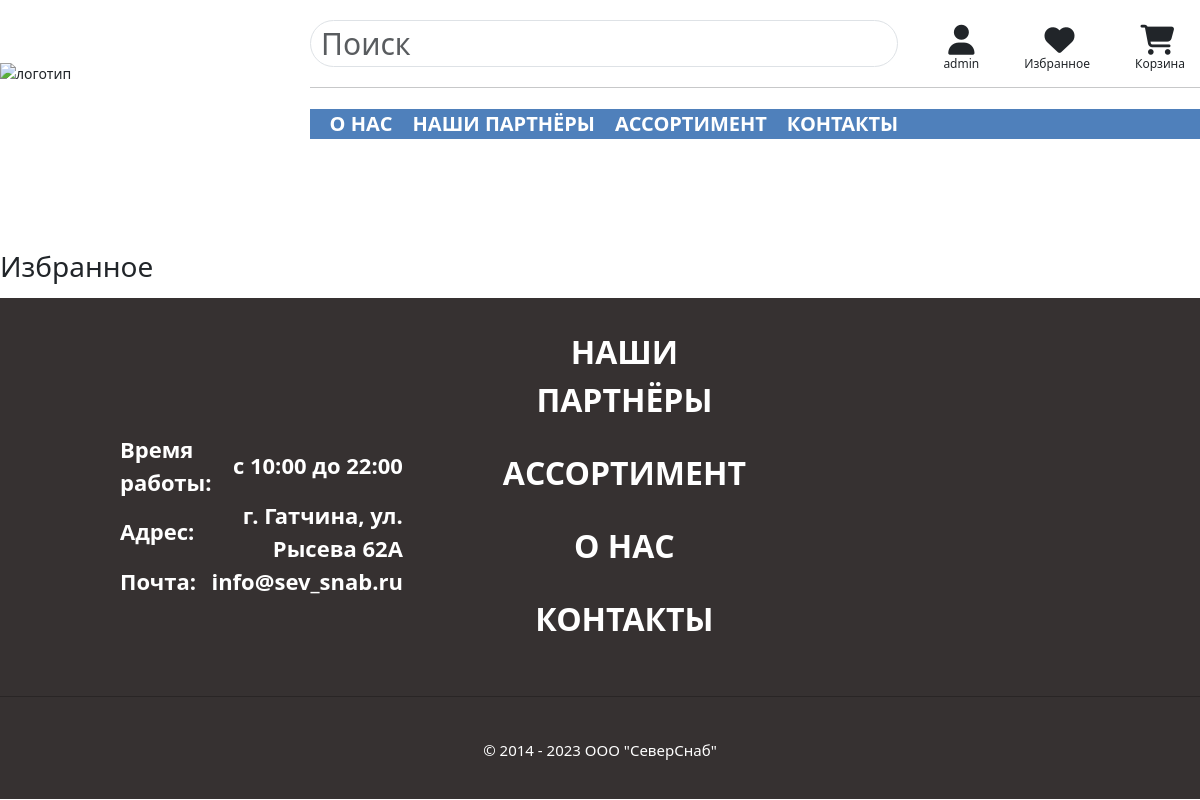
The app's page /account/favorite_list (signed in), older data.
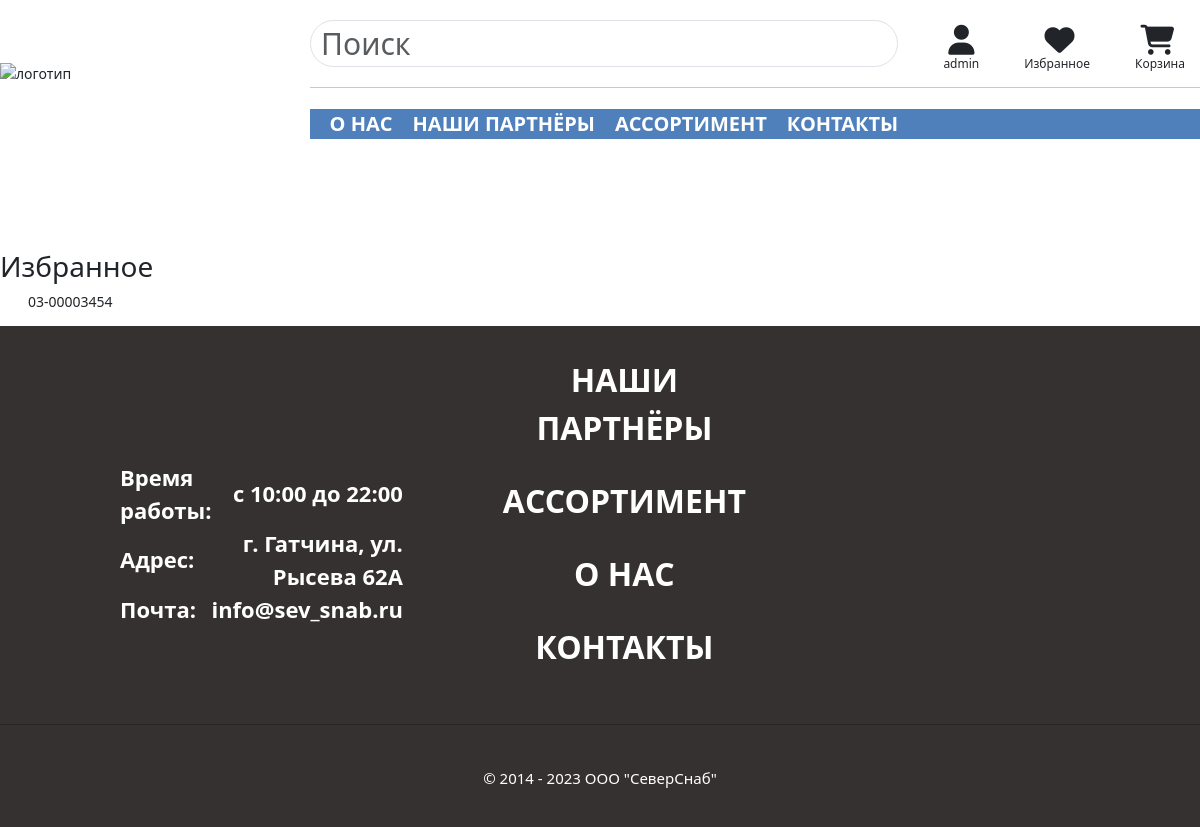
The same page, newer data.
### shop/models.py (models this page shows, shortened)
class Product(models.Model):
    code = models.CharField(max_length=100, primary_key=True, default=0, db_index=True)
    vendor_code = models.CharField(max_length=100, unique=True, null=True, blank=True, db_index=True)
    brand = models.ForeignKey(Brand, on_delete=models.CASCADE, null=True)
    name_m = models.CharField(max_length=200, null=True, db_index=True)
    name = models.CharField(max_length=200, db_index=True)
    visual_name = models.CharField(max_length=200, null=True, blank=True)
    category = models.ManyToManyField(Category)
    oiltype = models.ForeignKey(OilType, on_delete=models.CASCADE, blank=True, null=True)
    viscosity = models.ManyToManyField(Viscosity, blank=True, null=True)
    compound = models.ForeignKey(Compound, on_delete=models.CASCADE, blank=True, null=True)
    fuel = models.ManyToManyField(Fuel, blank=True)
    transmission = models.ManyToManyField(Transmission, blank=True)
    volume = models.IntegerField(null=True, blank=True)
    description = models.TextField(null=True, blank=True)
    stock = models.PositiveIntegerField(default=0)
    price = models.DecimalField(max_digits=10, decimal_places=2)
    available = models.BooleanField(default=True)
    security_pasport = models.CharField(max_length=300, null=True, blank=True)
    tech_desc = models.CharField(max_length=300, null=True, blank=True)
    is_favorite = models.BooleanField(default=False)
    img = ProcessedImageField(upload_to='shop/img/products',
                              processors=[ResizeToFit(245.69, 317.97)],
                              options={'quality': 90},null=True, blank=True)
    def __str__(self):
        return self.code

### favorites/views.py (the view)
# urls.py: path('favorite_list', fav_views.show_favorites_list, name='favorite-list'),
@login_required
def show_favorites_list(request):
    favorites = Favorite.objects.get(user=request.user)
    data = {
        'favorites': favorites,
    }
    return render(request, 'favorites_list.html', data)

### cart/cart.py (called while the page is built)
    def __len__(self):
        return sum(item['quantity'] for item in self.cart.values())

### cart/context_processors.py (called while the page is built)
def cart(request):
    return {'cart': Cart(request)}

### favorites/templates/favorites_list.html (shortened to what this page needs)
{% extends 'shop/base.html' %}
{% load static %}
{% block content %}
    <h2>Избранное</h2>
        <ul>
            {% for fav in favorites.products.all %}
            <li>{{ fav }}</li>
            {% endfor %}
        </ul>
{% endblock %}

Row changes from the older to the newer data that the page shows:
now on this page (row edited): Product: code "03-00003454"
